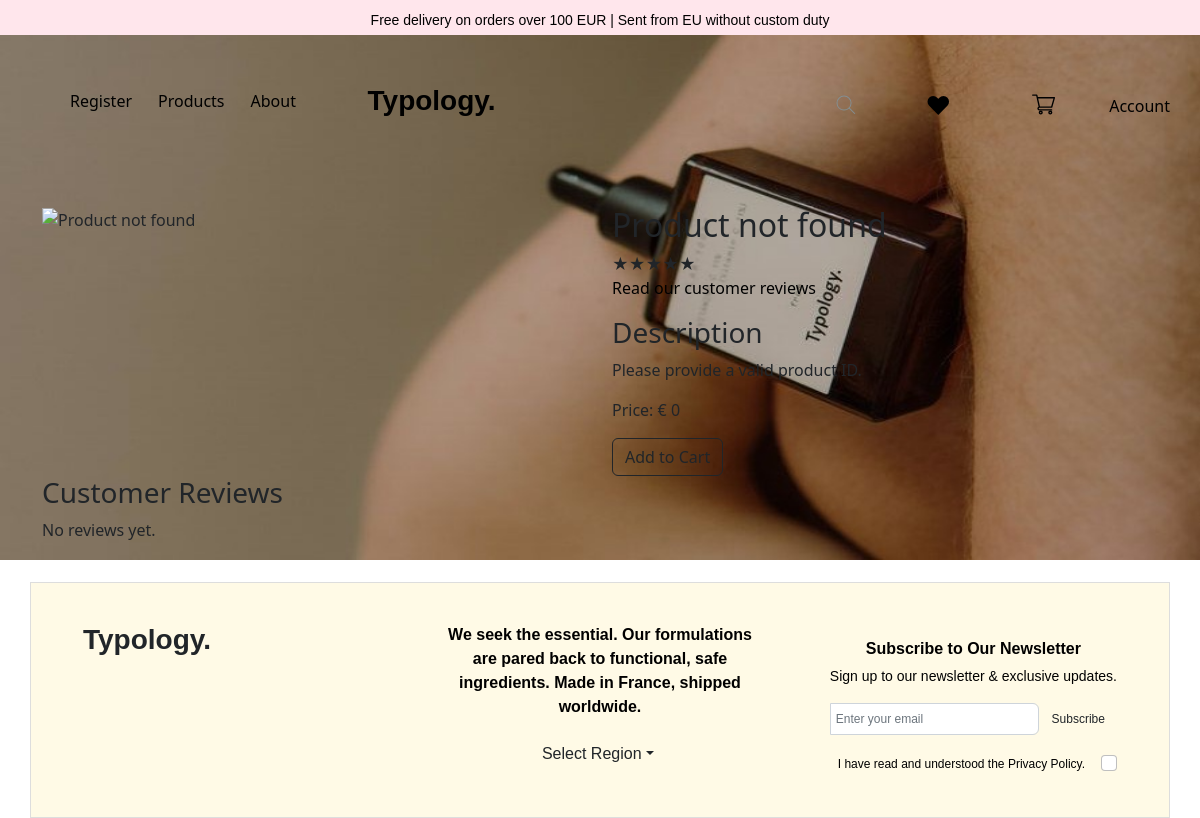
The app's page /typologymaya/product_details.php, older data.
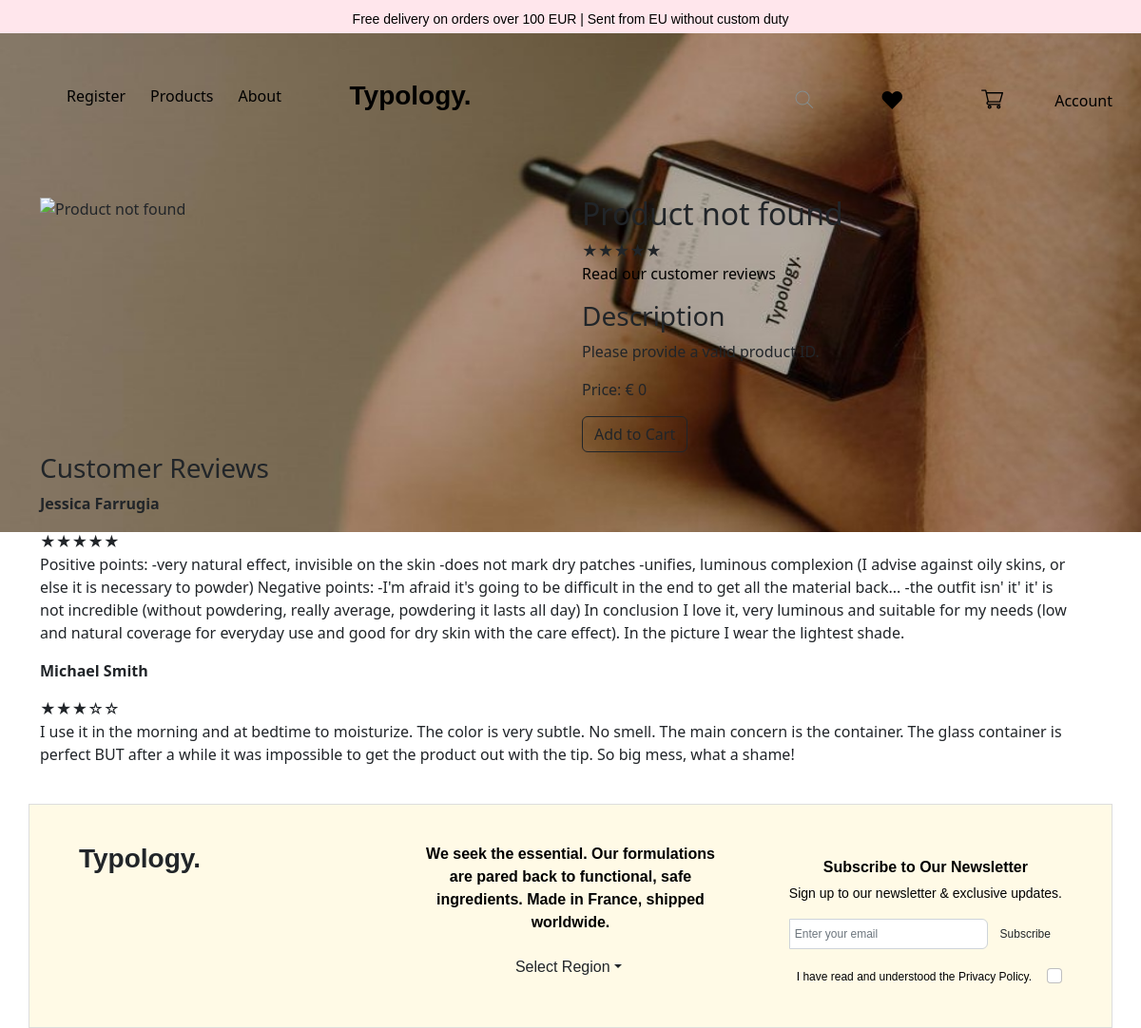
The same page, newer data.
### tables this page shows
CREATE TABLE `reviews` (
  `id` int(11) NOT NULL,
  `product_id` int(11) NOT NULL,
  `reviewer_name` varchar(100) NOT NULL,
  `rating` int(11) NOT NULL,
  `comment` text NOT NULL,
  `created_at` timestamp NOT NULL DEFAULT CURRENT_TIMESTAMP
);

### typologymaya/product_details.php (the view, shortened to what this page needs)
<?php
$host = "localhost";
$username = "Maya";
$password = "xqeXXyp*-RePcD(R";
$database = "Maya";
$conn = new mysqli($host, $username, $password, $database);
if (isset($_GET['id'])) {
    $productId = $_GET['id'];
    $query = "SELECT * FROM Byedit WHERE id = $productId";
    $result = mysqli_query($conn, $query);
    if ($result && mysqli_num_rows($result) > 0) {
        $product = mysqli_fetch_assoc($result);
        $productName = $product['name'];
        $imageUrl = $product['image_url'];
        $description = $product['description'];
        $price = $product['price'];
    } else {
        $productName = "Product not found";
        $description = "The product you are looking for does not exist.";
        $price = 0;
    }
} else {
    $productName = "Product not found";
    $description = "Please provide a valid product ID.";
    $price = 0;
}
?>
<!DOCTYPE html>
    <html lang="en">
    <head>
    <link rel="stylesheet" href="https://cdn.jsdelivr.net/npm/bootstrap@5.2.3/dist/css/bootstrap.rtl.min.css">
    <link rel="stylesheet" href="https://cdnjs.cloudflare.com/ajax/libs/font-awesome/6.0.0/css/all.min.css" />
    <link rel="stylesheet" href="style.css">
</head>
<?php
    include 'top-footer.php';
    include 'navbar.php';
    ?>
<body>
<div class="container">
    <div class="row">
        <div class="col-md-6">
            <img src="<?php echo $imageUrl; ?>" alt="<?php echo $productName; ?>">
            <br>
            <br>
            <br>
        </div>
        <div class="col-md-6">
            <h2><?php echo $productName; ?></h2>
            <div class="star-ratings">
                <?php
                $averageRating = 4.5;
                $maxRating = 5;
                $percentage = ($averageRating / $maxRating) * 100;
                ?>
                <div class="star-ratings-top" style="width: <?php echo $percentage; ?>%;">
                    ★★★★★
                </div>
            <p><a href="#reviews">Read our customer reviews</a></p>
            <h3>Description</h3>
            <p><?php echo $description; ?></p>
            <p>Price: € <?php echo $price; ?></p>
<button onclick="addToCart(<?php echo $productId; ?>)" class="btn btn-outline-dark">Add to Cart</button>
        </div>
    </div>
    <div id="reviews" class="row">
    <div class="col-12">
        <h3>Customer Reviews</h3>
        <?php
        $mysqli = new mysqli("localhost", "Maya", "xqeXXyp*-RePcD(R", "Maya");
        $result = $mysqli->query("SELECT reviewer_name, rating, comment FROM reviews");
          if ($result && $result->num_rows > 0) {
            while ($review = $result->fetch_assoc()) {
                echo '<div class="customer-review">';
                echo '<p><strong>' . htmlspecialchars($review['reviewer_name']) . '</strong></p>';
                echo '<div class="star-rating">';
                for ($i = 0; $i < 5; $i++) {
                    if ($i < $review['rating']) {
                        echo '★';
                    } else {
                        echo '☆';
                    }
                }
                echo '</div>';
                echo '<p>' . htmlspecialchars($review['comment']) . '</p>';
                echo '</div>';
            }
        } else {
            echo '<p>No reviews yet.</p>';
        }
        ?>
    </div>
</div>
    <?php
    include 'footer.php';
    ?>
    </body>
    </html>

### typologymaya/top-footer.php
<div class="top-footer" style="background-color: #ffe6ec; padding: 5px 0; text-align: center; height: 35px;">
    <p style="font-family: 'Maven Pro', sans-serif; color: rgb(1, 0, 0); font-size: 14px; line-height: 30px; margin: 0;">
        Free delivery on orders over 100 EUR | Sent from EU without custom duty
    </p>
</div>

### typologymaya/navbar.php (shortened to what this page needs)
<nav class="navbar navbar-expand-lg bg-body-tertiary">
    <div class="container-fluid">
        <div class="navbar-nav navbar-nav-left">
            <ul class="navbar-nav me-auto mb-2 mb-lg-0">
            <li class="nav-item">
    <?php
    if (isset($_GET['username'])) {
        $username = $_GET['username'];
        echo '<a class="nav-link" href="#">Welcome, ' . htmlspecialchars($username) . '</a>';
    } else {
        echo '<a class="nav-link" href="register.php">Register</a>';
    }
    ?>
<!DOCTYPE html>
<html lang="en">
<head>
    <link rel="stylesheet" href="https://cdn.jsdelivr.net/npm/bootstrap@5.2.3/dist/css/bootstrap.rtl.min.css">
    <link rel="stylesheet" href="https://cdnjs.cloudflare.com/ajax/libs/font-awesome/6.0.0/css/all.min.css" />
    <link rel="stylesheet" href="style.css">
</head>
<body>
</li>
                <li class="nav-item dropdown">
                    <a class="nav-link dropdown-toggle" href="#" id="navbarDropdown" role="button" data-bs-toggle="dropdown" aria-expanded="false">
                        Products
                    </a>
</li>
<li class
="nav-item">
<a class="nav-link active" aria-current="page" href="about.php">About</a>
</li>
</ul>
</div>
<a class="navbar-brand navbar-brand-center menu-center" href="index.php">Typology.</a>
<div class="navbar-nav navbar-nav-right">
<ul class="navbar-nav">
<li class="nav-item">
<div class="navbar-nav navbar-nav-right">
                <ul class="navbar-nav">
                    <li class="nav-item">
                        <div class="searchIconDiv">
                        </div>
                    </li>
                    <li>
<li>
                        <a href="addToFavorites.php" class="add-favourites">
                            <span class="add-favourites__icon">♥</span>
                        </a>
                    </li>
<li>
                        <a class="add-cart" onclick="toggleSideCart()">
                        </a>
                    </li>
                    <li class="nav-item">
    <a class="nav-link" href="account.php">Account</a>
</li>
</ul>
</div>
</div>
</nav>
</body>
</html>

### typologymaya/footer.php (shortened to what this page needs)
<footer class="footer mt-4" style="background-color: #fffae6; padding: 40px;">
    <div class="container">
        <div class="row">
            <div class="col-md-4">
                <h3 class="text-end fw-bold text-dark" style="font-family: 'Maven Pro', sans-serif;">Typology.</h3>
            </div>
            <div class="col-md-4 text-center">
                <p style="font-weight: 700; font-family: 'Maven Pro', sans-serif; color: rgb(1, 0, 0);">
                    We seek the essential. Our formulations are pared back to functional, safe ingredients. Made in France, shipped worldwide.
                </p>
                <div class="dropdown mb-1">
                    <button class="btn btn-light-pink dropdown-toggle" type="button" id="globalDropdown" data-bs-toggle="dropdown" aria-expanded="false">
                        Select Region
                    </button>
                </div>
            </div>
            <div class="col-md-4 d-flex justify-content-end align-items-center
">
<div class="subscribe-box mt-3">
<h4 style="font-weight: bold; font-family: 'Maven Pro', sans-serif; color: rgb(1, 0, 0); font-size: 16px;">Subscribe to Our Newsletter</h4>
<p style="font-size: 14px; font-family: 'Maven Pro', sans-serif; color: rgb(1, 0, 0);">Sign up to our newsletter & exclusive updates.</p>
<div class="input-group">
<input type="email" class="form-control" id="newsletterInput" placeholder="Enter your email" aria-label="Subscribe" aria-describedby="subscribeBtn" style="font-size: 12px;">
<button class="btn btn-light-pink" type="button" id="subscribeBtn" style="font-size: 12px;">Subscribe</button>
</div>
<div class="form-check mt-3">
<input class="form-check-input" type="checkbox" value="" id="privacyCheckbox">
<label class="form-check-label" for="privacyCheckbox" style="font-size: 12px; font-family: 'Maven Pro', sans-serif; color: rgb(1, 0, 0);">
I have read and understood the Privacy Policy.
</label>
</div>
</div>
</div>
</div>
</div>
</footer>

### typologymaya/style.css (style rules this page uses)
.navbar { padding: 5px 10px; margin-bottom: 40px; }
.navbar-nav-left { margin-right: 10px; }
.navbar-brand-center { margin-right: auto; margin-left: auto; }
.navbar-nav-right { display: flex; align-items: center; margin-top: 5px; }
.navbar-nav-right .navbar-nav { display: flex; align-items: center; gap: 10px; }
.navbar-nav-right .navbar-nav li { list-style: none; margin: 0; }
.navbar-nav-left .nav-link.dropdown-toggle::after { display: none; }
.navbar-brand.navbar-brand-center.menu-center { font-size: 28px; font-weight: bold; font-family: 'Calibiri', sans-serif; margin-right: 230px; }
.col-md-6 { position: relative; z-index: 1; }
.footer { border: 1px solid #ddd; padding: 20px; text-align: center; font-family: 'Maven Pro', sans-serif; overflow: hidden; margin-top: 20px; }
.add-favourites, .add-cart, .searchIconDiv { margin-right: 30px; }
.add-favourites__icon { font-size: 25px; color: black; text-decoration: none; }
.add-cart svg { vertical-align: middle; }
.nav-item { margin-right: 10px; }
.search-icon { font-size: 20px; margin-left: 10px; }
.add-cart { position: relative; display: block; width: 30px; height: 30px; margin-left: 40px; }
a, a:hover, a:visited, a:focus, a:active { color: black !important; text-decoration: none !important; }
input[type="email"] { width: 100%; padding: 5px; }
body { margin: 0; padding: 0; background: url('land.jpg') center top no-repeat; background-size: 100% 140%; height: 50vh; position: relative; }

### typologymaya/product_details.php (style rules this page uses)
.btn-outline-dark { border-color: #000000; color: #000000; }

Row changes from the older to the newer data that the page shows:
added reviews: reviewer_name "Jessica Farrugia", rating 5 (drawn), comment "Positive points: -very natural effect, invisible on the skin -does not mark dry patches -unifies, luminous complexion (I advise against oily skins, or else it is necessary to powder) Negative points: -I'm afraid it's going to be difficult in the end to get all the material back... -the outfit isn' it' it' is not incredible (without powdering, really average, powdering it lasts all day) In conclusion I love it, very luminous and suitable for my needs (low and natural coverage for everyday use and good for dry skin with the care effect). In the picture I wear the lightest shade."
added reviews: reviewer_name "Michael Smith", rating 3 (drawn), comment "I use it in the morning and at bedtime to moisturize. The color is very subtle. No smell. The main concern is the container. The glass container is perfect BUT after a while it was impossible to get the product out with the tip. So big mess, what a shame!"
Text that changed along with them:
text no longer shown: "No reviews yet."
